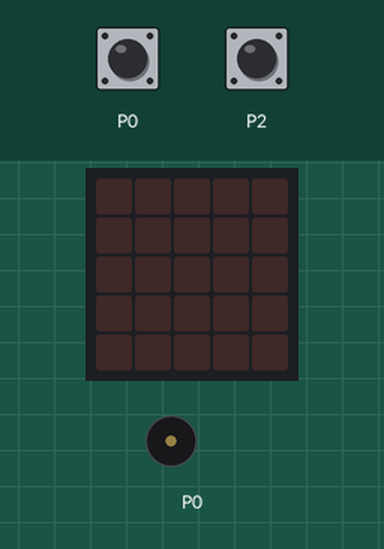
This program was run on a simulated BBC micro:bit running MicroPython. Shown: the board's 5×5 LED display, buzzer (waves = sounding). The inputs (shaded band) are chosen by the test bench; at power-on: P2 HIGH, P0 HIGH.

Above: at 1.2 s.
1.3 s: P2 pulled LOW for 0.15 s
At 2.6 s:
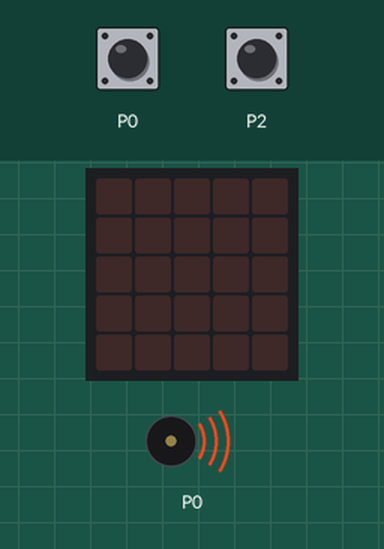
2.9 s: P2 pulled LOW for 1 s
At 2.97 s:
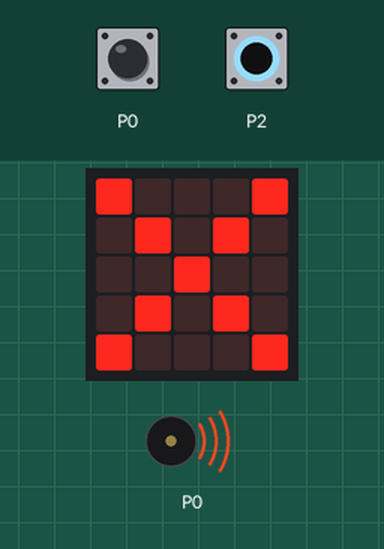
9.5 s: P2 pulled LOW for 3.2 s
At 9.57 s:
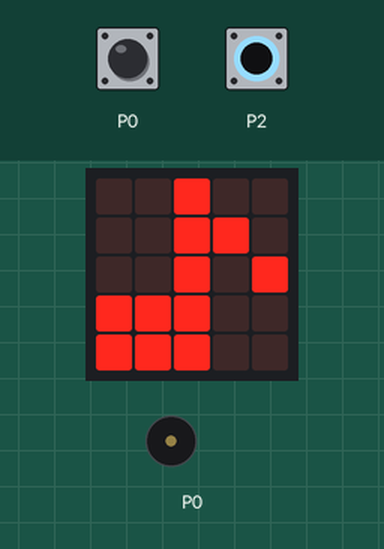
Timing chart, 0 to 12.5 s (numbered marks = the images above; inputs shaded):
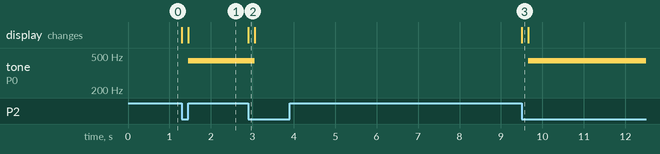

Measured:
- after the input at 1.3 s, tone on P0: silent → 440 Hz after 0.15 s; the display: first changes at once (image 1 shows a later state)
- after the input at 2.9 s, tone on P0: 440 Hz → silent after 0.15 s; the display: changes at once (image 2)
- after the input at 9.5 s, tone on P0: silent → 440 Hz after 0.15 s; the display: changes at once (image 3)

The program:

main.py
```python
# Sample: ton-hoehe-einstellen  (EC11 Rotary Encoder mit Push)
# Board:   BBC micro:bit V2.2
# Sprache: MicroPython
#
# Ziel: Drehen aendert die Tonhoehe eines Dauertons (200..2000 Hz).
#       Auf den Knopf druecken -> Ton an / aus (Umschalter).
#       Kombiniert Drehen + Druck aus den vorherigen Samples.
#
# --------------------------------------------------------------------------
# Verkabelung (EC11, Standard-Bauform)  -  wie "drehen-und-druck"
# --------------------------------------------------------------------------
#   Pin A (CLK) -> P0        Pin C (COM) -> GND        Pin B (DT) -> P1
#   SW 1        -> P2        SW 2        -> GND
#
#   Interne Pull-ups fuer P0, P1, P2 per Code.
#   Pin A (CLK) und Pin B (DT) sind gleichwertig - vertauschen dreht nur die
#   Richtung um (dann wird die Tonhoehe andersherum eingestellt).
#   Ton laeuft ueber den eingebauten Lautsprecher (pin=None), P0 bleibt frei.
# --------------------------------------------------------------------------

from microbit import *
import music

pin0.set_pull(pin0.PULL_UP)   # CLK
pin1.set_pull(pin1.PULL_UP)   # DT
pin2.set_pull(pin2.PULL_UP)   # SW

frequenz = 440          # Start-Tonhoehe in Hz
SCHRITT = 20            # Hz pro Raste
ton_an = False

letzter_clk = pin0.read_digital()
war_gedrueckt = False


def ton_aktualisieren():
    # Ton neu setzen, wenn er an ist; sonst Stille.
    if ton_an:
        music.pitch(frequenz, -1, pin=None, wait=False)
    else:
        music.stop()


while True:
    # ----- Drehen: Tonhoehe aendern -----
    clk = pin0.read_digital()
    if clk != letzter_clk and clk == 0:
        if pin1.read_digital() == 1:
            frequenz = frequenz + SCHRITT
        else:
            frequenz = frequenz - SCHRITT
        frequenz = max(200, min(2000, frequenz))
        print("Frequenz:", frequenz, "Hz")
        ton_aktualisieren()
    letzter_clk = clk

    # ----- Druck: Ton an / aus -----
    gedrueckt = (pin2.read_digital() == 0)
    if gedrueckt and not war_gedrueckt:
        ton_an = not ton_an
        display.show(Image.MUSIC_QUAVER if ton_an else Image.NO)
        sleep(150)
        display.clear()
        ton_aktualisieren()
    war_gedrueckt = gedrueckt

    sleep(1)
```
